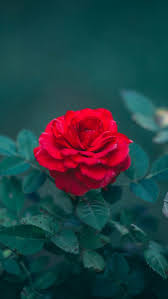
#> input picture pyqt/open_cv/Open-CV_Practice/download.jpg, 168 x 299 px, found by its file name
$ python sharpened2.py
#> lines starting #> are read from the running program, lines starting #| are printed output that depends on the picture
import cv2  # Import the OpenCV library for image processing

# Load the image from the specified file path
img = cv2.imread(r"C:\Users\OMOLP76\Desktop\python\open_cv\Open-CV_Practice\download.jpg")
#> img is the input picture: shape (299, 168, 3); mean B, G, R 67.2, 62.6, 36.7

# Apply Gaussian blur to the image
# (0, 0) means the kernel size is computed from the sigma value (here sigma=5)
# This blurs the image softly, reducing high-frequency details
blur = cv2.GaussianBlur(img, (0, 0), 5)
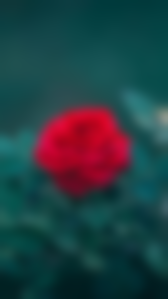
#> blur: shape (299, 168, 3); mean B, G, R 67.2, 62.6, 36.7

# Perform unsharp masking by combining the original and blurred image
# Formula: sharp = original * 1.5 + blurred * (-0.5) + 0
# This enhances edges by subtracting a portion of the blur from the original
sharpe = cv2.addWeighted(img, 1.5, blur, -0.5, 0)
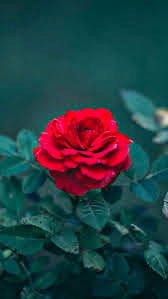
#> sharpe: shape (299, 168, 3); mean B, G, R 67.2, 62.8, 36.9

# Show the original image
cv2.imshow("Real Image", img)

# Show the blurred version of the image
cv2.imshow("Blur image", blur)

# Show the sharpened result after applying unsharp masking
cv2.imshow("Sharpe Image", sharpe)

# Wait for a key press indefinitely
cv2.waitKey(0)

# Close all OpenCV windows
cv2.destroyAllWindows()
